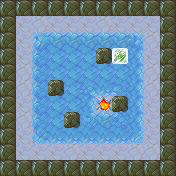

A 2D game scene composited from a Tiled map and its tileset images. What follows is a short description and the map's XML, with each tile layer's data collapsed to a summary:
An orthogonal 11x11 tile map with 16x16 px tiles, 4 tile layers (Bottom, Floor, FloorTop, Blocks), 5 tilesets.

<map version="1.0" orientation="orthogonal" width="11" height="11" tilewidth="16" tileheight="16">
 <tileset firstgid="1" name="ground" tilewidth="16" tileheight="16">
  <image source="assets/tileset-ground.png" width="48" height="16" />
 </tileset>
 <tileset firstgid="4" name="misc" tilewidth="16" tileheight="16">
  <image source="assets/tileset-misc.png" width="64" height="16" />
  <tile id="3">
   <properties>
    <property name="goal" value="true" />
   </properties>
  </tile>
 </tileset>
 <tileset firstgid="8" name="pushblocks" tilewidth="16" tileheight="16">
  <image source="assets/tileset-pushblocks.png" width="48" height="16" />
  <tile id="1">
   <properties>
    <property name="goal" value="true" />
    <property name="sprite" value="assets/frozen.sprite" />
   </properties>
  </tile>
 </tileset>
 <tileset firstgid="11" name="rocks" tilewidth="16" tileheight="16">
  <properties>
   <property name="collision" value="true" />
  </properties>
  <image source="assets/tileset-rocks.png" width="256" height="48" />
 </tileset>
 <tileset firstgid="59" name="slippery" tilewidth="16" tileheight="16">
  <properties>
   <property name="slippery_block" value="true" />
   <property name="slippery_player" value="true" />
  </properties>
  <image source="assets/tileset-slippery.png" width="256" height="48" />
 </tileset>
 <layer name="Bottom" width="11" height="11">
  <data>[121 cells, 121 non-empty, 2 distinct tile ids]</data>
 </layer>
 <layer name="Floor" width="11" height="11">
  <properties>
   <property name="player_offset_y" value="-1" />
   <property name="player_sprite" value="assets/dino.sprite" />
  </properties>
  <data>[121 cells, 60 non-empty, 15 distinct tile ids]</data>
 </layer>
 <layer name="FloorTop" width="11" height="11">
  <data>[121 cells, 33 non-empty, 2 distinct tile ids]</data>
 </layer>
 <layer name="Blocks" width="11" height="11">
  <data>[121 cells, 1 non-empty, 1 distinct tile ids]</data>
 </layer>
</map>
